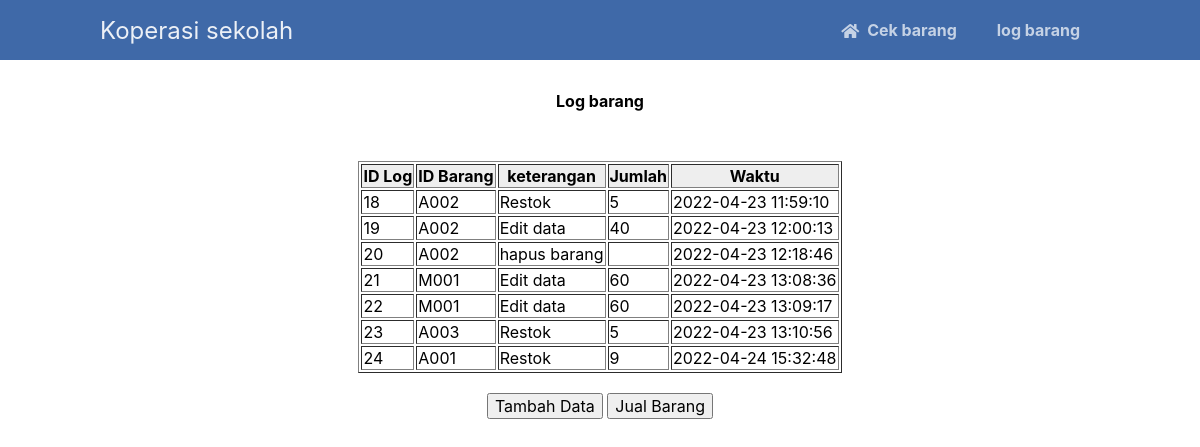
Screenshot of /log.php with the database file from the repository.
### tables this page shows
CREATE TABLE `log_barang` (
  `id_log` int(4) NOT NULL,
  `id_brg` varchar(4) NOT NULL,
  `keterangan` varchar(20) NOT NULL,
  `jumlah` varchar(3) NOT NULL,
  `waktu` datetime NOT NULL
);

### log.php (the view, shortened to what this page needs)
<?php
include 'function.php';
?>
<!DOCTYPE html>
<html>
<head>
</head>
<body align="center">
	<br>
	<h1>Log barang</h1>
	<br>
	<br>
<table border="1" align="center">
	<tr style="text-align: center;font-weight: bold;background-color: #eee;">
		<td>ID Log</td>
		<td>ID Barang</td>
		<td>keterangan</td>
		<td>Jumlah</td>
		<td>Waktu</td>
	</tr>
	<?php
	include 'koneksi.php';
	$select = mysqli_query($koneksi, "SELECT * FROM log_barang");
	while ($hasil = mysqli_fetch_array($select)){
	?>
	<tr>
		<td><?php echo $hasil['id_log'] ?></td>
		<td><?php echo $hasil['id_brg'] ?></td>
		<td><?php echo $hasil['keterangan'] ?></td>
		<td><?php echo $hasil['jumlah'] ?></td>
		<td><?php echo $hasil['waktu'] ?></td>
	</tr>
<?php } ?>
</table>
<br>
	<a href="formtambah.php"><button >Tambah Data</button></a>
	<a href="formjual.php"><button >Jual Barang</button></a>
</body>
</html>

### function.php (shortened to what this page needs)
<html>
	<head>
		<link href="style.css" rel="stylesheet" type="text/css">
		<link rel="stylesheet" href="https://use.fontawesome.com/releases/v5.7.1/css/all.css">
	</head>
	<body>
    <nav class="navtop">
    	<div>
    		<h1>Koperasi sekolah</h1>
            <a href="index.php"><i class="fas fa-home"></i>Cek barang</a>
    		<a href="log.php"></i>log barang</a>
    	</div>
    </nav>

### style.css (style rules this page uses)
* { box-sizing: border-box; font-family: -apple-system, BlinkMacSystemFont, "segoe ui", roboto, oxygen, ubuntu, cantarell, "fira sans", "droid sans", "helvetica neue", Arial, sans-serif; font-size: 16px; -webkit-font-smoothing: antialiased; -moz-osx-font-smoothing: grayscale; }
body { background-color: #FFFFFF; margin: 0; }
.navtop { background-color: #3f69a8; height: 60px; width: 100%; border: 0; }
.navtop div { display: flex; margin: 0 auto; width: 1000px; height: 100%; }
.navtop div h1, .navtop div a { display: inline-flex; align-items: center; }
.navtop div h1 { flex: 1; font-size: 24px; padding: 0; margin: 0; color: #ecf0f6; font-weight: normal; }
.navtop div a { padding: 0 20px; text-decoration: none; color: #c5d2e5; font-weight: bold; }
.navtop div a i { padding: 2px 8px 0 0; }

### rows the page displays
log_barang: id_log "18", id_brg "A002", keterangan "Restok", jumlah "5", waktu "2022-04-23 11:59:10"
log_barang: id_log "19", id_brg "A002", keterangan "Edit data", jumlah "40", waktu "2022-04-23 12:00:13"
log_barang: id_log "20", id_brg "A002", keterangan "hapus barang", waktu "2022-04-23 12:18:46"
log_barang: id_log "21", id_brg "M001", keterangan "Edit data", jumlah "60", waktu "2022-04-23 13:08:36"
log_barang: id_log "22", id_brg "M001", keterangan "Edit data", jumlah "60", waktu "2022-04-23 13:09:17"
log_barang: id_log "23", id_brg "A003", keterangan "Restok", jumlah "5", waktu "2022-04-23 13:10:56"
log_barang: id_log "24", id_brg "A001", keterangan "Restok", jumlah "9", waktu "2022-04-24 15:32:48"
